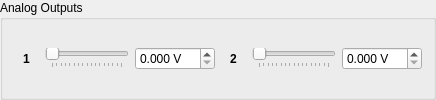
    <widget class="QGroupBox" name="aoGroupBox">
     <property name="title">
      <string>Analog Outputs</string>
     </property>
     <layout class="QHBoxLayout" name="horizontalLayout">
      <item>
       <widget class="QLabel" name="aoLabel_0">
        <property name="minimumSize">
         <size>
          <width>25</width>
          <height>0</height>
         </size>
        </property>
        <property name="font">
         <font>
          <weight>75</weight>
          <bold>true</bold>
         </font>
        </property>
        <property name="text">
         <string notr="true">1</string>
        </property>
        <property name="alignment">
         <set>Qt::AlignCenter</set>
        </property>
       </widget>
      </item>
      <item>
       <widget class="QSlider" name="aoSlider_0">
        <property name="maximum">
         <number>4095</number>
        </property>
        <property name="orientation">
         <enum>Qt::Horizontal</enum>
        </property>
        <property name="tickPosition">
         <enum>QSlider::TicksBelow</enum>
        </property>
        <property name="tickInterval">
         <number>256</number>
        </property>
       </widget>
      </item>
      <item>
       <widget class="QDoubleSpinBox" name="aoSpinBox_0">
        <property name="sizePolicy">
         <sizepolicy hsizetype="Minimum" vsizetype="Fixed">
          <horstretch>0</horstretch>
          <verstretch>0</verstretch>
         </sizepolicy>
        </property>
        <property name="minimumSize">
         <size>
          <width>80</width>
          <height>0</height>
         </size>
        </property>
        <property name="suffix">
         <string notr="true"> V</string>
        </property>
        <property name="decimals">
         <number>3</number>
        </property>
        <property name="maximum">
         <double>2.500000000000000</double>
        </property>
        <property name="singleStep">
         <double>0.001000000000000</double>
        </property>
       </widget>
      </item>
      <item>
       <widget class="QLabel" name="aoLabel_1">
        <property name="minimumSize">
         <size>
          <width>25</width>
          <height>0</height>
         </size>
        </property>
        <property name="font">
         <font>
          <weight>75</weight>
          <bold>true</bold>
         </font>
        </property>
        <property name="text">
         <string notr="true">2</string>
        </property>
        <property name="alignment">
         <set>Qt::AlignCenter</set>
        </property>
       </widget>
      </item>
      <item>
       <widget class="QSlider" name="aoSlider_1">
        <property name="maximum">
         <number>4095</number>
        </property>
        <property name="orientation">
         <enum>Qt::Horizontal</enum>
        </property>
        <property name="tickPosition">
         <enum>QSlider::TicksBelow</enum>
        </property>
        <property name="tickInterval">
         <number>256</number>
        </property>
       </widget>
      </item>
      <item>
       <widget class="QDoubleSpinBox" name="aoSpinBox_1">
        <property name="minimumSize">
         <size>
          <width>80</width>
          <height>0</height>
         </size>
        </property>
        <property name="suffix">
         <string notr="true"> V</string>
        </property>
        <property name="decimals">
         <number>3</number>
        </property>
        <property name="maximum">
         <double>2.500000000000000</double>
        </property>
        <property name="singleStep">
         <double>0.001000000000000</double>
        </property>
       </widget>
      </item>
     </layout>
    </widget>
